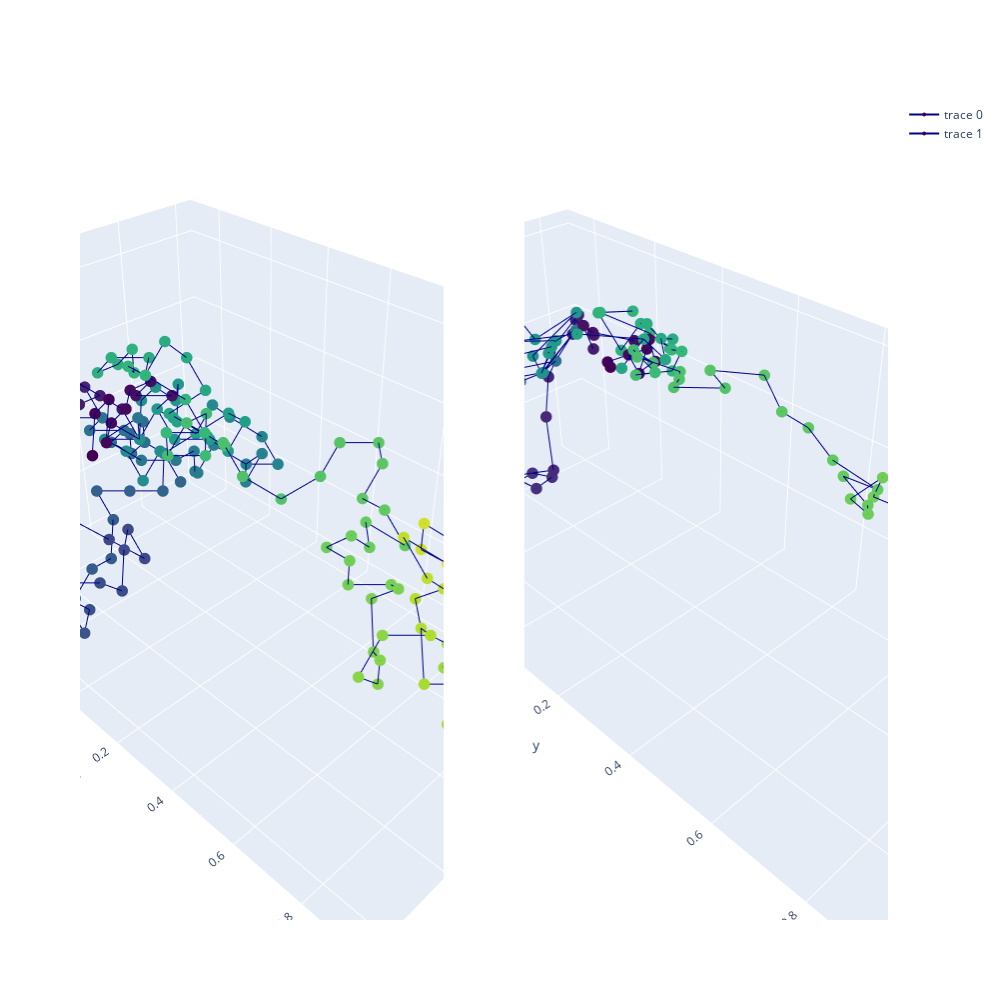

Source (notebook cell):
### Code cell
fig = plt.figure(figsize=(50, 50))

test_true_structure = test_true_structures[GRAPH_TESTED]
test_pred_structure = test_pred_structures[GRAPH_TESTED]

test_pred_structure_superposed, test_true_structure_superposed = \
        kabsch_superimposition_numpy(test_pred_structure, test_true_structure)

x_pred = test_pred_structure_superposed[:, 0]  
y_pred = test_pred_structure_superposed[:, 1]
z_pred = test_pred_structure_superposed[:, 2]

x_true = test_true_structure_superposed[:, 0]  
y_true = test_true_structure_superposed[:, 1]
z_true = test_true_structure_superposed[:, 2]

# Initialize figure with 4 3D subplots
fig = make_subplots(
    rows=1, cols=2,
    specs=[[{'type': 'scatter3d'}, {'type': 'scatter3d'}]])

# adding surfaces to subplots.
fig.add_trace(
    go.Scatter3d(
    x=x_true, y=y_true, z=z_true,
    marker=dict(
        size=4,
        color=np.asarray(range(len(x_true))),
        colorscale='Viridis',
    ),
    line=dict(
        color='darkblue',
        width=2
    )
), row=1, col=1)

fig.add_trace(
    go.Scatter3d(
    x=x_pred, y=y_pred, z=z_pred,
    marker=dict(
        size=4,
        color=np.asarray(range(len(x_pred))),
        colorscale='Viridis',
    ),
    line=dict(
        color='darkblue',
        width=2
    )
),row=1, col=2)

fig.update_layout(
    height=1000,
    width=1000
)

fig.show()

# Shape comparison
print('Kabsch distance is ' + str(kabsch_distance_numpy(test_pred_structure, test_true_structure)))

### Figure 1 — Plotly figure (JSON) as saved in the notebook; plotly's stock layout.template omitted (floating-point values rounded to 4 significant figures; data arrays with more than 128 entries replaced by an {"elided": "..."} marker saying what was removed)
{"data": [{"line": {"color": "darkblue", "width": 2}, "marker": {"color": {"elided": "202 int values"}, "colorscale": [[0, "#440154"], [0.1111, "#482878"], [0.2222, "#3e4989"], [0.3333, "#31688e"], [0.4444, "#26828e"], [0.5556, "#1f9e89"], [0.6667, "#35b779"], [0.7778, "#6ece58"], [0.8889, "#b5de2b"], [1, "#fde725"]], "size": 4}, "scene": "scene", "type": "scatter3d", "x": {"elided": "202 float values"}, "y": {"elided": "202 float values"}, "z": {"elided": "202 float values"}}, {"line": {"color": "darkblue", "width": 2}, "marker": {"color": {"elided": "202 int values"}, "colorscale": [[0, "#440154"], [0.1111, "#482878"], [0.2222, "#3e4989"], [0.3333, "#31688e"], [0.4444, "#26828e"], [0.5556, "#1f9e89"], [0.6667, "#35b779"], [0.7778, "#6ece58"], [0.8889, "#b5de2b"], [1, "#fde725"]], "size": 4}, "scene": "scene2", "type": "scatter3d", "x": {"elided": "202 float values"}, "y": {"elided": "202 float values"}, "z": {"elided": "202 float values"}}], "layout": {"height": 1000, "scene": {"domain": {"x": [0, 0.45], "y": [0, 1]}}, "scene2": {"domain": {"x": [0.55, 1], "y": [0, 1]}}, "width": 1000}}
